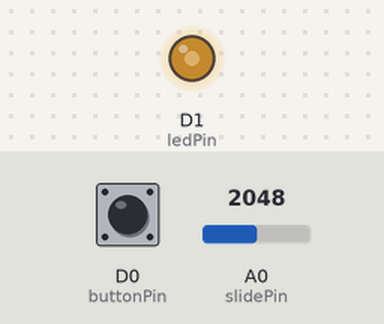
Recording of a sketch running on a simulated Particle Photon. Parts: output pins drawn as LEDs (lit = HIGH). The inputs (shaded band) are chosen by the test bench; at power-on: A0 (slidePin) = 2048, D0 (buttonPin) HIGH.

Above: at 1.2 s.
1.3 s: A0 (slidePin) set to 2866
At 1.5 s:
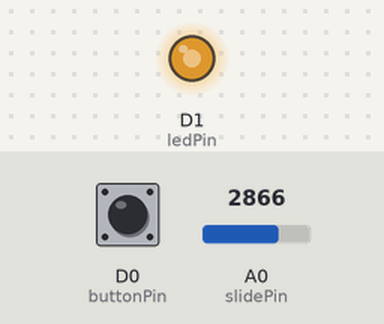
4.3 s: D0 (buttonPin) pulled LOW for 1 s
7.3 s: A0 (slidePin) set to 491
At 7.51 s:
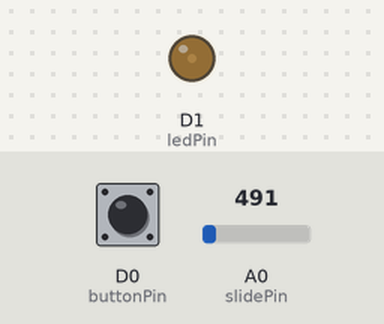
10.3 s: A0 (slidePin) set to 2047
At 10.51 s:
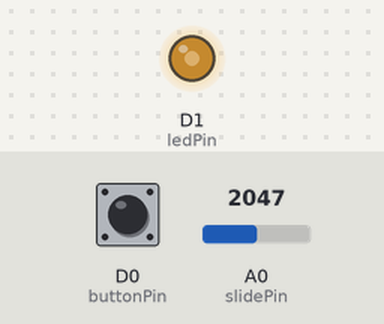
13.3 s: A0 (slidePin) set to 4095
At 13.52 s:
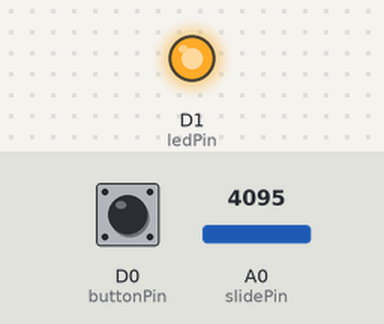
Timing chart, 0 to 16.3 s (numbered marks = the images above; inputs shaded):
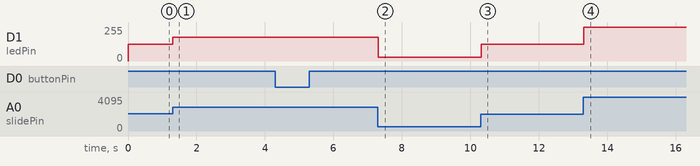

Measured:
- after the input at 1.3 s, D1 (ledPin): 127/255 → 178/255 at once
- after the input at 7.3 s, D1 (ledPin): 178/255 → 30/255 at once
- after the input at 10.3 s, D1 (ledPin): 30/255 → 127/255 at once
- after the input at 13.3 s, D1 (ledPin): 127/255 → 255/255 at once

The sketch:

Code.ino
```cpp
// We will be using D1 to control our LED
int ledPin = D1;

// Our button wired to D0
int buttonPin = D0;

// Define a pin that we'll place the pot on
int slidePin = A0;

// Create a variable to hold the pot reading
int slideReading = 0;

// Create a variable to store the LED brightness.
int ledBrightness = 0;

void setup()  {

  // Set up the LED for output
  pinMode(ledPin, OUTPUT);

  // Create a cloud variable of type integer
  // called 'light' mapped to photoCellReading
  Particle.variable("slide", &slideReading, INT);

  // For input, we define the
  // pushbutton as an input-pullup
  // this uses an internal pullup resistor
  // to manage consistent reads from the device


  pinMode( buttonPin , INPUT_PULLUP); // sets pin as input

  // We also want to use the LED

  pinMode( ledPin , OUTPUT ); // sets pin as output

}

void loop() {

  // Use analogRead to read the potentiometer reading
  // This gives us a value from 0 to 4095
  slideReading = analogRead(slidePin);

  // Map this value into the PWM range (0-255)
  // and store as the led brightness
  ledBrightness = map(slideReading, 0, 4095, 0, 255);

  // fade the LED to the desired brightness
  analogWrite(ledPin, ledBrightness);

  // wait 1/10th of a second and then loop
  delay(100);

  // find out if the button is pushed
  // or not by reading from it.
   int buttonState = digitalRead( buttonPin );

  // remember that we have wired the pushbutton to
  // ground and are using a pulldown resistor
  // that means, when the button is pushed,
  // we will get a LOW signal
  // when the button is not pushed we'll get a HIGH

  // let's use that to set our LED on or off

  if( buttonState == LOW )
  {
    // turn the LED On
    digitalWrite( ledPin, HIGH);
  }else{
    // otherwise
    // turn the LED Off
    digitalWrite( ledPin, LOW);

  }


}
```
